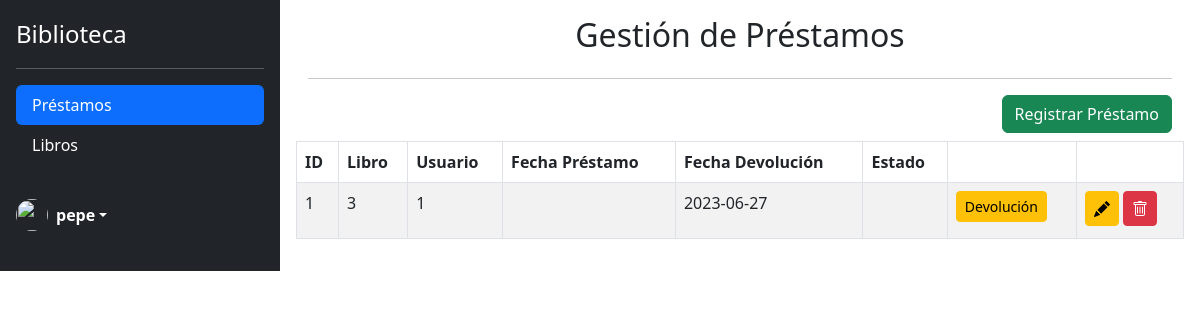
Page /vistas/index.php (signed in) on the committed database.
### tables this page shows
CREATE TABLE `prestamo` (
  `id` int(11) NOT NULL,
  `id_libro` int(11) DEFAULT NULL,
  `id_usuario` int(11) DEFAULT NULL,
  `fecha_prestamo` date DEFAULT NULL,
  `fecha_devolución` date DEFAULT NULL,
  `estado` int(11) DEFAULT NULL
);

### controlador/controlador.php (called while the page is built, shortened)
<?php
include ('../modelos/clsprestamo.php');
function getPrestamos(){
    try {
        $conn =  connDB();
        $sql = "SELECT * FROM prestamo";
        $resultado = $conn->query($sql);
        $listaPrestamos = array();
        while ($fila = $resultado->fetch_assoc()) {
            $prestamo = new Prestamo ($fila['id'], $fila['id_libro'], $fila['id_usuario'], $fila['fecha_prestamo'], $fila['fecha_devolución'], $fila['estado']);
            $listaPrestamos[] = $prestamo;
        }
        return $listaPrestamos;
    } catch (Exception $e) {
        return 'Error: '.  $e->getMessage(). "\n";
    }
}
?>

### modelos/clsprestamo.php (called while the page is built, shortened)
<?php
class Prestamo{
    private $id;
    private $idLibro;
    private $idUsuario;
    private $fecha_devolucion;
    public function __construct($pId, $pIdLibro, $pIdUsuario, $pFecha_prestamo, $pFecha_devolucion, $pEstado){
        $this->id = $pId;
        $this->idLibro = $pIdLibro;
        $this->idUsuario = $pIdUsuario;
        $this->fecha_devolucion = $pFecha_prestamo;
    }
    public function getId(){
        return $this->id;
    }
    public function getIdLibro(){
        return $this->idLibro;
    }
    public function getIdUsuario(){
        return $this->idUsuario;
    }
    public function getFecha_devolucion(){
        return $this->fecha_devolucion;
    }
}
?>

### vistas/index.php (the view, shortened to what this page needs)
<?php
require('../controlador/controlador.php');
?>
<!DOCTYPE html>
<html lang="en">
<head>
  <?php include '../layout/head.php';?>
</head>
<body>
  <main class="d-flex flex-nowrap">
    <?php include '../layout/sidebar.php';?>
    <div class="d-flex flex-column p-3 w-100 frame">
        <div class="container">
            <div class="row">
              <h2 class="text-center">Gestión de Préstamos</h2>
            </div>
            <hr>
            <div class="row">
              <div class="d-grid gap-2 d-md-flex justify-content-md-end">
                <a href="prestamos-crear.php" class="btn btn-success mb-2">Registrar Préstamo</a>
              </div>
            </div>
            <div class="row">
              <table class="table table-striped table-bordered">
                <thead>
                  <tr>
                    <th scope="col">ID</th>
                    <th scope="col">Libro</th>
                    <th scope="col">Usuario</th>
                    <th scope="col">Fecha Préstamo</th>
                    <th scope="col">Fecha Devolución</th>
                    <th scope="col">Estado</th>
                    <th scope="col"></th>
                    <th scope="col"></th>
                  </tr>
                </thead>
                <tbody>
                <?php
                $prestamos = getPrestamos();
                foreach ($prestamos as $prestamo) {
                ?>
                  <tr>
                    <td><?=$prestamo->getId()?></td>
                    <td><?=$prestamo->getIdLibro()?></td>
                    <td><?=$prestamo->getIdUsuario()?></td>
                    <td><?=$prestamo->getFecha_prestamo()?></td>
                    <td><?=$prestamo->getFecha_devolucion()?></td>
                    <td><?=$prestamo->getEstado()?></td>
                    <td>
                      <button class="btn btn-warning btn-sm mb-2">
                        Devolución
                      </button>
                    </td>
                    <td>
                    <a class="btn btn-warning btn-sm pb-2" name="btnEditar" href="prestamos-editar.php?id=<?=$prestamo->getId()?>">
                    </a>
                    <button class="btn btn-danger btn-sm pb-2" type="submit" name="btnEliminar">
                    </button>
                    </td>
                  <?php
                  }
                  ?>
                  </tr>
                </tbody>
              </table>
            </div>
        </div>
    </div>
  </main>
</body>
</html>

### css/style.css (style rules this page uses)
body { min-height: 100vh; min-height: -webkit-fill-available; }
html { height: -webkit-fill-available; }
main { height: 100vh; height: -webkit-fill-available; max-height: 100vh; overflow-x: auto; overflow-y: hidden; }
.frame { overflow-y: auto; }

### rows in the picture
prestamo: id "1", id_libro "3", id_usuario "1", fecha_prestamo "2023-06-27"

### other values in the picture
$_SESSION['nombre'] "pepe"
